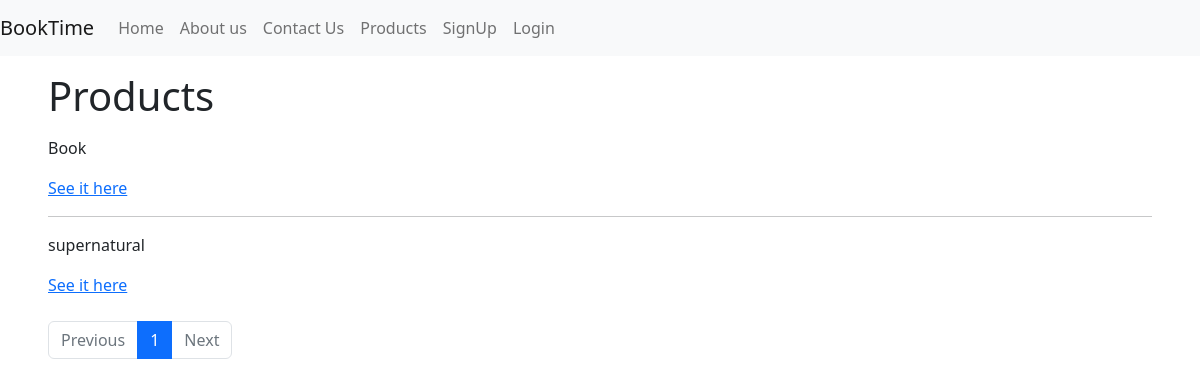
The page /products/all/ on the database as committed earlier.
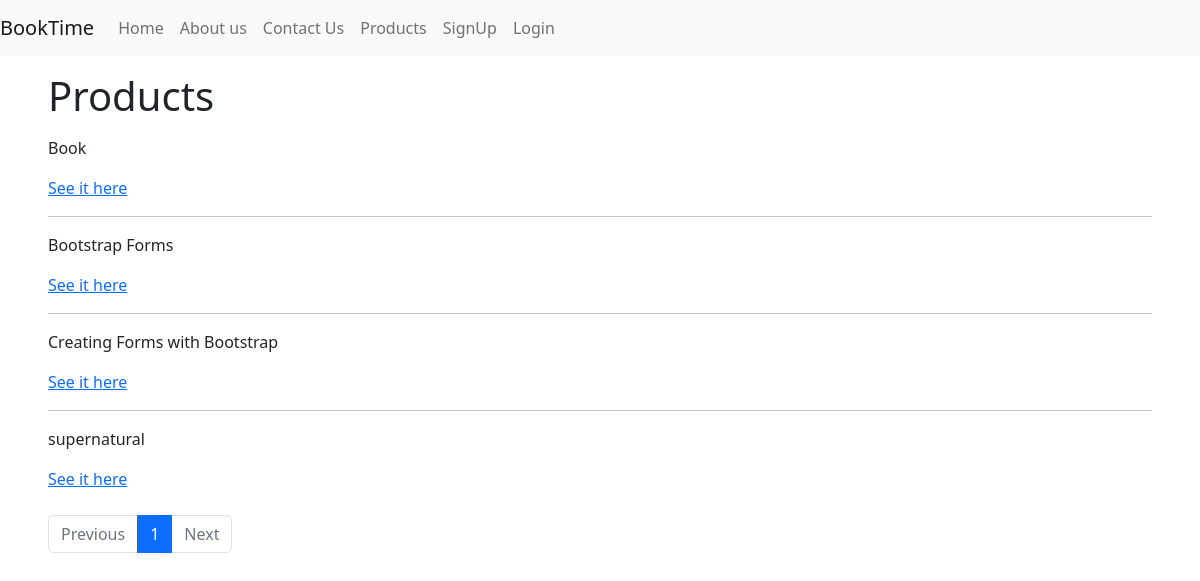
The same page on the database as committed later.
### main/models.py (models this page shows, shortened)
class Product(models.Model):
    name = models.CharField(max_length=32)
    description = models.TextField(blank=True)
    price = models.DecimalField(max_digits=6, decimal_places=2)
    slug = models.SlugField(max_length=48)
    active = models.BooleanField(default=True)
    in_stock = models.BooleanField(default=True)
    date_updated = models.DateTimeField(auto_now=True)
    tags = models.ManyToManyField('ProductTag', blank=True)
    objects = ActiveManager()

### main/views.py (the view)
# urls.py: path('products/<slug:tag>/', ProductListView.as_view(), name='products'),
class ProductListView(ListView):
    template_name = 'main/products_list.html'
    paginate_by = 4
    def get_queryset(self):
        tag = self.kwargs['tag']
        self.tag = None
        if tag != 'all':
            self.tag = get_object_or_404(models.ProductTag, slug=tag)
        if self.tag:
            products = models.Product.objects.active().filter(tags=self.tag)
        else:
            products = models.Product.objects.active()
        return products.order_by('name')

### main/models.py (called while the page is built)
    def active(self):
        return self.filter(active=True)

### main/templates/main/products_list.html
{% extends "../base.html" %}
{% block content %}
  <h1 class="my-3">Products</h1>
  {% for product in page_obj %}
    <p>{{ product.name }}</p>
    <p>
      <a href="{% url "product" product.slug %}">See it here</a>
    </p>
    {% if not forloop.last %}
      <hr>
    {% endif %}
  {% endfor %}
  <nav class="mt-4">
    <ul class="pagination">
      {% if page_obj.has_previous %}
        <li class="page-item">
          <a
            class="page-link"
            href="?page={{page_obj.previous_page_number}}">Previous</a>
        </li>
      {% else %}
        <li class="page-item disabled">
          <a class="page-link" href="#">Previous</a>
        </li>
      {% endif %}
      {% for pagenum in page_obj.paginator.page_range %}
        <li
          class="page-item{% if page_obj.number == pagenum %} active{% endif %}">
          <a class="page-link" href="?page={{pagenum}}">{{pagenum}}</a>
        </li>
      {% endfor %}
      {% if page_obj.has_next %}
        <li class="page-item">
          <a class="page-link" href="?page={{page_obj.next_page_number}}">Next</a>
        </li>
      {% else %}
        <li class="page-item disabled">
          <a class="page-link" href="#">Next</a>
        </li>
      {% endif %}
    </ul>
  </nav>
{% endblock content %}

Rows that differ between the two databases and show on the page:
added Product: name "Bootstrap Forms"
added Product: name "Creating Forms with Bootstrap"
